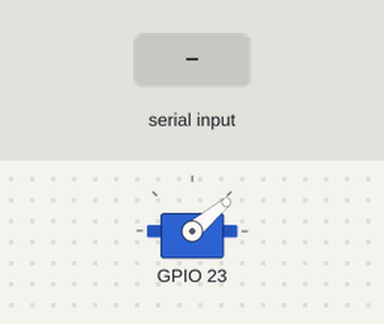
Bench run of a sketch on a simulated ESP32. Shown: servo. Inputs (shaded band) come from the test bench.

Above: at 1.2 s.
1.3 s: "90,45\n" received over Serial
At 2.5 s:
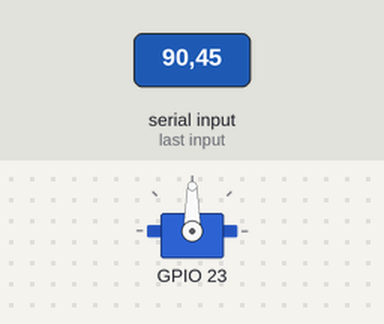
2.8 s: "30,150\n" received over Serial
At 3.8 s:
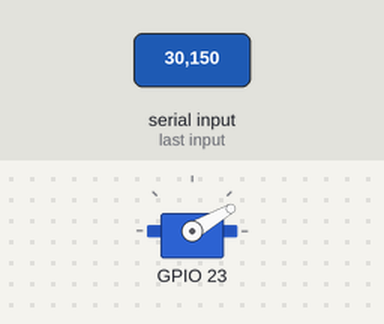
4.3 s: "5\n" received over Serial
At 5.0 s:
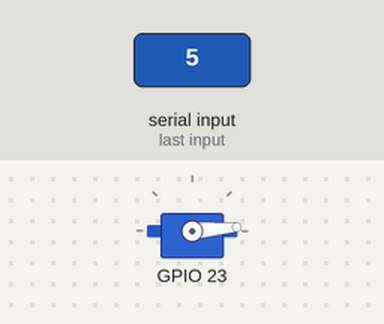
5.8 s: "200\n" received over Serial
At 6.1 s:
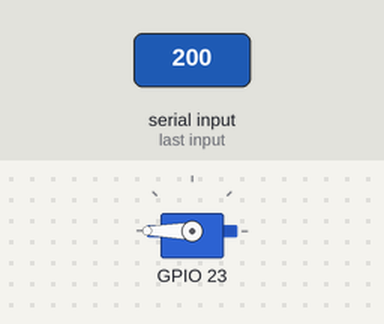
7.3 s: "90\n" received over Serial
At 8.5 s:
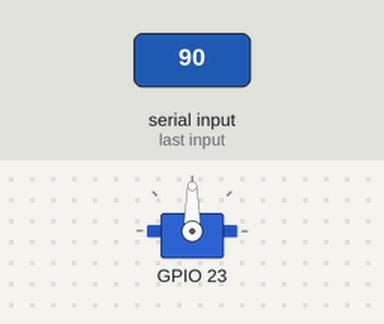
Timing chart, 0 to 9.8 s (numbered marks = the images above; inputs shaded):
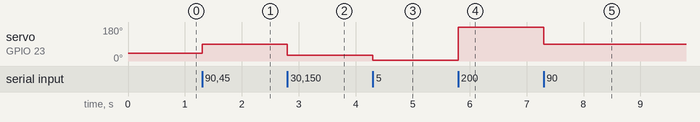

The sketch:

Servo1CalibrationTest.ino
```cpp
#include <Adafruit_INA260.h>
#include <ESP32Servo.h>
#include <movingAvg.h>

movingAvg avgCurrentObject(10);

Servo myservo1;
int servo1Pin = MOSI;
int servo1ReadPin = A3;
int servo1Read;
int angle1 = 40;


Adafruit_INA260 ina260 = Adafruit_INA260();

void setup() {
  Serial.begin(115200);
  // Wait until serial port is opened
  while (!Serial) { delay(10); }

  myservo1.attach(servo1Pin, 500, 2400);
  myservo1.write(angle1);
  avgCurrentObject.begin();
}

void loop() {
  if (Serial.available() > 0) {
    String receivedString = Serial.readStringUntil('\n');
    receivedString.trim();
    int x = receivedString.toInt();
    x = constrain(x, 0, 180);
    myservo1.write(x);
  }
}
```

Measured:
- after the input at 1.3 s, servo on GPIO 23: 40° → 90° at once
- after the input at 2.8 s, servo on GPIO 23: 90° → 30° at once
- after the input at 4.3 s, servo on GPIO 23: 30° → 5° at once
- after the input at 5.8 s, servo on GPIO 23: 5° → 180° at once
- after the input at 7.3 s, servo on GPIO 23: 180° → 90° at once
